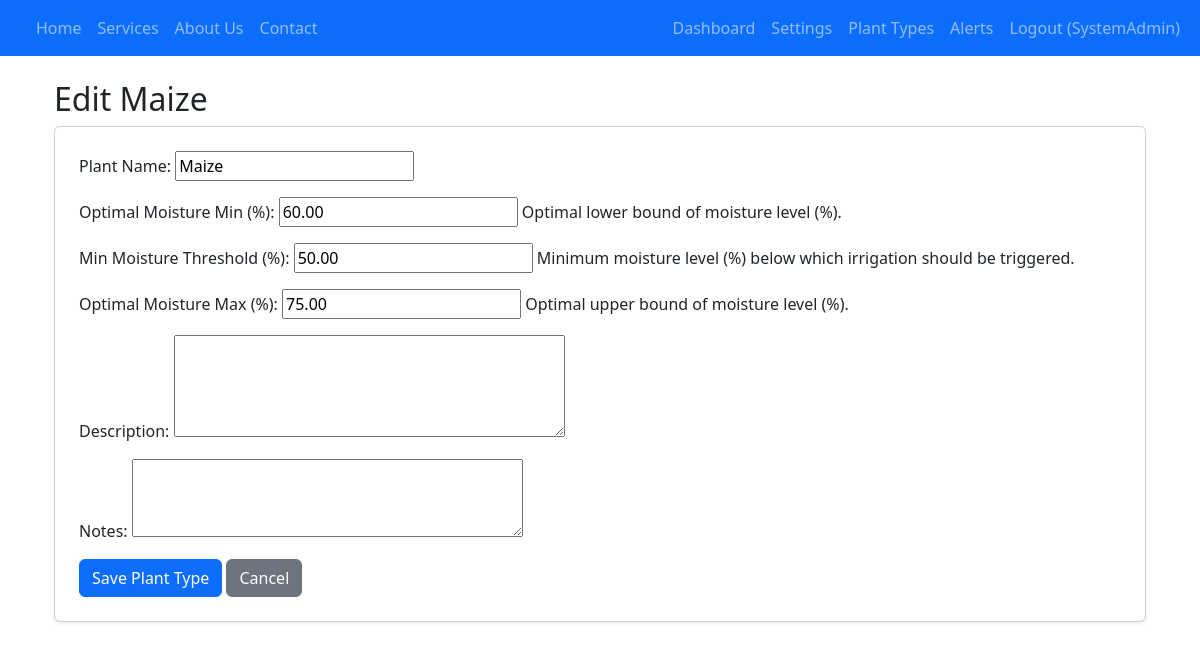
/plant_types/edit/1/ (signed in), run on the app's committed database.
### web_app/models.py (models this page shows)
class CustomUser(AbstractUser):
    full_name = models.CharField(max_length=255, blank=True, null=True)
    email = models.EmailField(unique=True)
    contact_number = models.CharField(max_length=20, blank=True, null=True)
    USER_ROLES = (
        ('farm_owner', 'Farm Owner'),
    )
    user_role = models.CharField(max_length=20, default='farm_owner')

class PlantType(models.Model):
    plant_name = models.CharField(max_length=100, unique=True)
    description = models.TextField(blank=True)
    notes = models.TextField(blank=True, null=True)
    min_moisture_threshold = models.DecimalField(
        max_digits=5,
        decimal_places=2,
        help_text="Minimum moisture level (%) below which irrigation should be triggered.",
        null=True, blank=True
    )
    optimal_moisture_min = models.DecimalField(
        max_digits=5,
        decimal_places=2,
        help_text="Optimal lower bound of moisture level (%).",
        null=True, blank=True
    )
    optimal_moisture_max = models.DecimalField(
        max_digits=5,
        decimal_places=2,
        help_text="Optimal upper bound of moisture level (%).",
        null=True, blank=True
    )
    owner = models.ForeignKey(CustomUser, on_delete=models.SET_NULL, null=True, blank=True, related_name='owned_plant_types',
                              help_text="The user who created this plant type. Null for global/system-defined types.")
    is_global = models.BooleanField(default=False, help_text="Indicates if this is a system-wide or global plant type.")

### web_app/views.py (the view)
# urls.py: path('plant_types/edit/<int:pk>/', views.plant_type_edit, name='plant_type_edit'),
@login_required
def plant_type_edit(request, pk):
    plant_type = get_object_or_404(PlantType, pk=pk)
    if request.method == 'POST':
        form = PlantTypeForm(request.POST, instance=plant_type)
        if form.is_valid():
            form.save()
            messages.success(request, 'Plant type updated successfully!')
            return redirect('plant_type_list')
    else:
        form = PlantTypeForm(instance=plant_type)
    context = {'form': form, 'title': f'Edit {plant_type.plant_name}'}
    return render(request, 'web_app/plant_type_form.html', context)

### web_app/forms.py
class PlantTypeForm(forms.ModelForm):
    class Meta:
        model = PlantType
        fields = [
            'plant_name', 'optimal_moisture_min', 'min_moisture_threshold', 'optimal_moisture_max', 'description', 'notes'
        ]
        widgets = {
            'description': forms.Textarea(attrs={'rows': 4}),
            'notes': forms.Textarea(attrs={'rows': 3}),
        }
        labels = {
            'plant_name': 'Plant Name',
            'min_moisture_threshold': 'Min Moisture Threshold (%)',
            'optimal_moisture_min': 'Optimal Moisture Min (%)',
            'optimal_moisture_max': 'Optimal Moisture Max (%)',
        }

### templates/web_app/plant_type_form.html (shortened to what this page needs)
{% extends 'base.html' %}
{% block content %}
<div class="container mt-4">
    <h2>{{ title }}</h2>
    <div class="card p-4 shadow-sm">
        <form method="post">
            {{ form.as_p }}
            <button type="submit" class="btn btn-primary">Save Plant Type</button>
            <a href="{% url 'plant_type_list' %}" class="btn btn-secondary">Cancel</a>
        </form>
    </div>
</div>
{% endblock %}

### templates/base.html (shortened to what this page needs)
  {% load static %}
<!DOCTYPE html>
<html lang="en">
<head>
    <link rel="stylesheet" href="https://cdn.jsdelivr.net/npm/bootstrap-icons@1.11.3/font/bootstrap-icons.min.css">
    <link rel="stylesheet" href="https://cdn.jsdelivr.net/npm/bootstrap-icons@1.11.3/font/bootstrap-icons.min.css">
    <link href="https://cdn.jsdelivr.net/npm/bootstrap@5.3.0/dist/css/bootstrap.min.css" rel="stylesheet">
</head>
<body>
    <nav class="navbar navbar-expand-lg navbar-dark bg-primary">
    <div class="container-fluid">
        <div class="collapse navbar-collapse" id="navbarNav">
            <ul class="navbar-nav me-auto mb-2 mb-lg-0">
                <li class="nav-item">
                    <a class="nav-link {% if request.resolver_match.url_name == 'home' %}active{% endif %}" aria-current="page" href="{% url 'home' %}">Home</a>
                </li>
                <li class="nav-item">
                    <a class="nav-link {% if request.resolver_match.url_name == 'services' %}active{% endif %}" href="{% url 'services' %}">Services</a>
                </li>
                <li class="nav-item">
                    <a class="nav-link {% if request.resolver_match.url_name == 'about' %}active{% endif %}" href="{% url 'about' %}">About Us</a>
                </li>
                <li class="nav-item">
                    <a class="nav-link {% if request.resolver_match.url_name == 'contact' %}active{% endif %}" href="{% url 'contact' %}">Contact</a>
                </li>
            </ul>
            <ul class="navbar-nav">
                {% if user.is_authenticated %}
                    <li class="nav-item">
                        <a class="nav-link {% if request.resolver_match.url_name == 'dashboard' %}active{% endif %}" href="{% url 'dashboard' %}">Dashboard</a>
                    </li>
                    <li class="nav-item">
                        <a class="nav-link {% if request.resolver_match.url_name == 'user_settings' %}active{% endif %}" href="{% url 'user_settings' %}">Settings</a>
                    </li>
                    <li class="nav-item">
                        <a class="nav-link" href="{% url 'plant_type_list' %}">Plant Types</a>
                    </li>
                    <li class="nav-item">
                        <a class="nav-link" href="{% url 'alert_list' %}">Alerts</a>
                    </li>
                    <li class="nav-item">
                        <a class="nav-link" href="{% url 'logout' %}">Logout ({{ user.username }})</a>
                    </li>
                {% endif %}
            </ul>
        </div>
    </div>
</nav>
    <div class="container content mt-4">
        {% block content %}
        {% endblock %}
    </div>
</body>
</html>

### data on the page
CustomUser: username "SystemAdmin"
PlantType: plant_name "Maize", optimal_moisture_min "60.00", min_moisture_threshold "50.00", optimal_moisture_max "75.00"

### other printed values
{{ title }} "Edit Maize"
